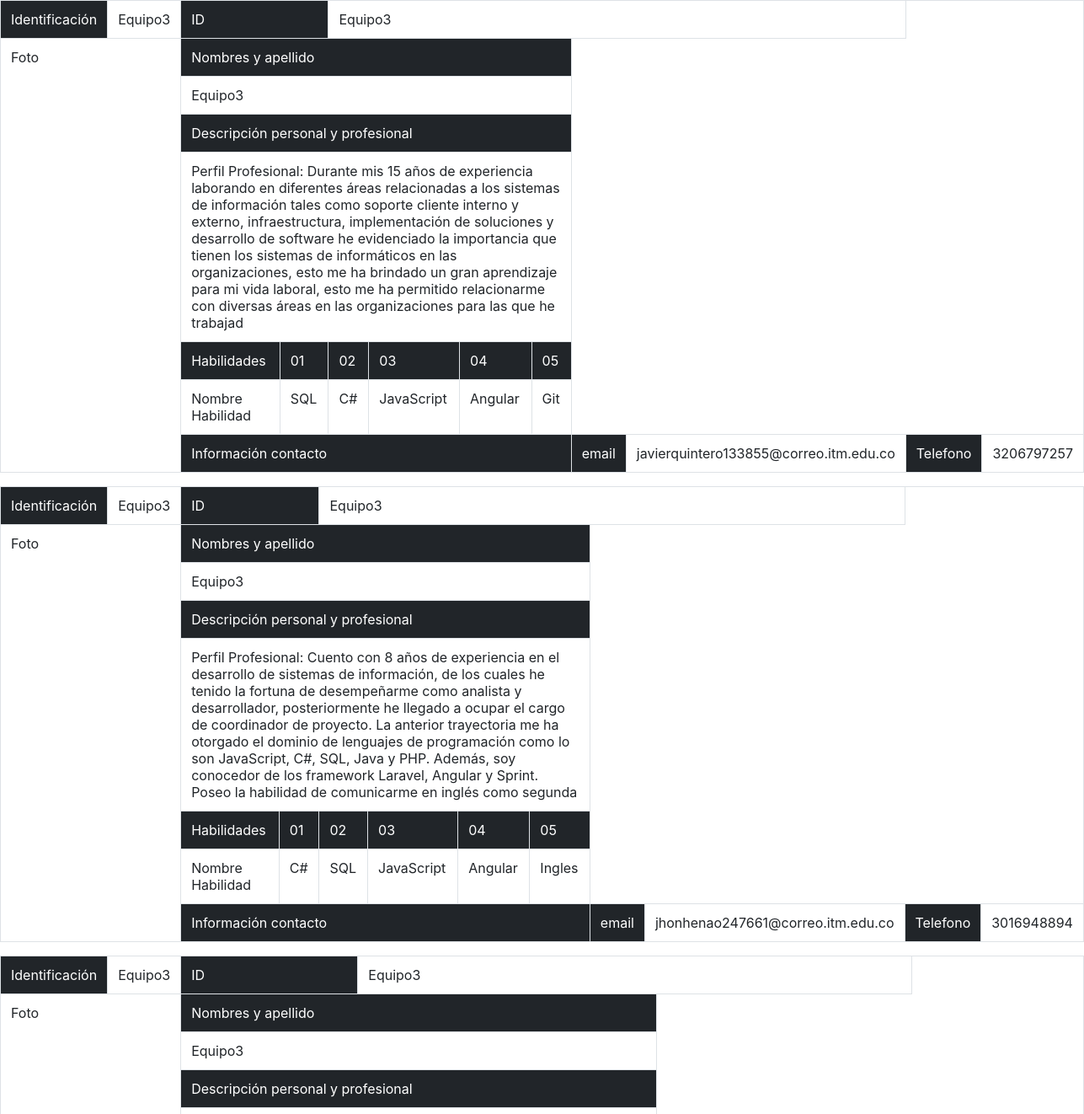
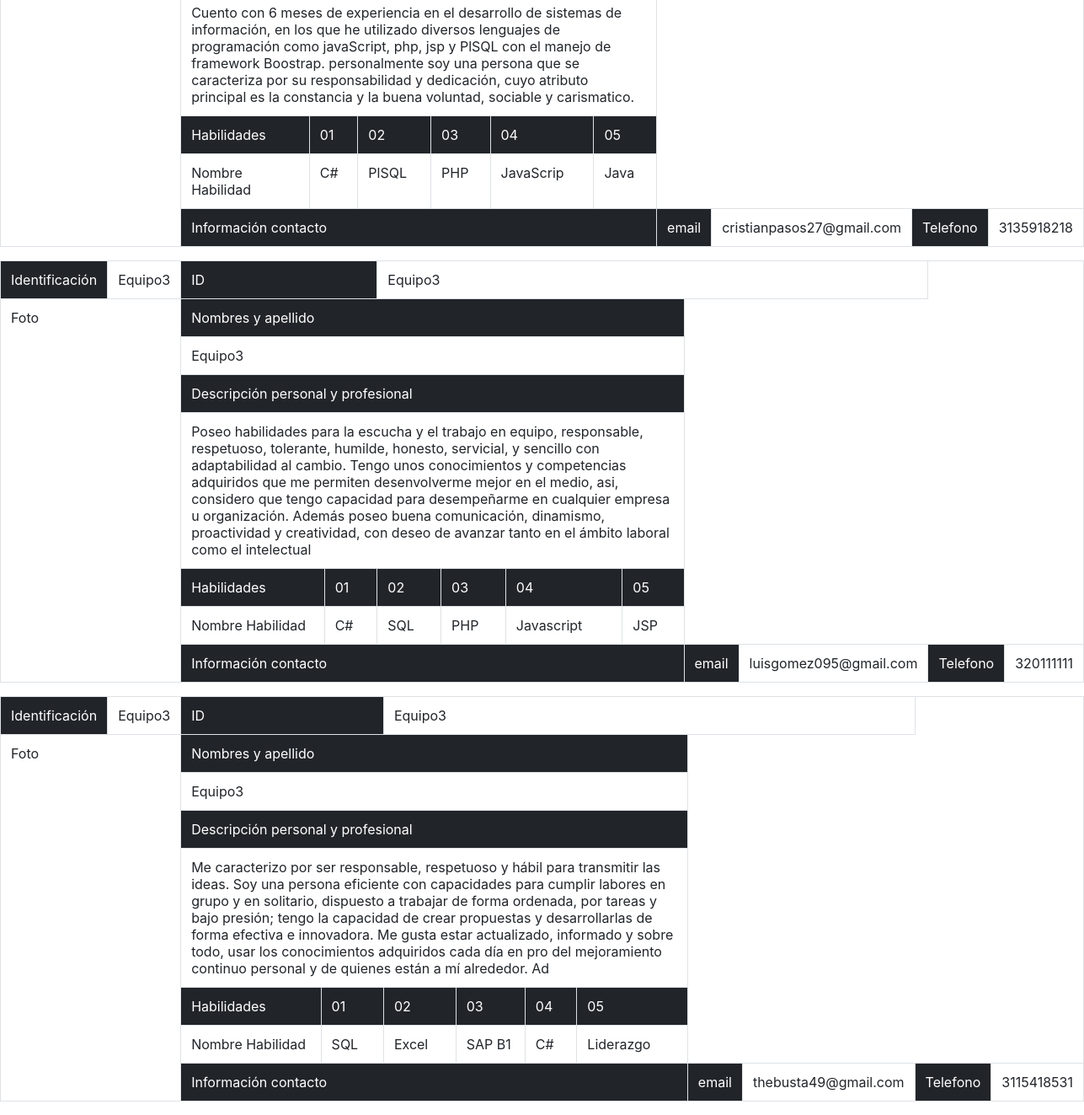
The page /formularios/Integrantes.php on the database its author committed (2 pictures, top to bottom).
### tables this page shows
CREATE TABLE `perfil` (
  `idn` int(11) NOT NULL,
  `nombres` varchar(50) NOT NULL,
  `apellidos` varchar(50) NOT NULL,
  `email` varchar(50) NOT NULL,
  `telefono` varchar(50) NOT NULL,
  `perfil` varchar(500) NOT NULL,
  `habilidad01` varchar(50) NOT NULL,
  `habilidad02` varchar(50) NOT NULL,
  `habilidad03` varchar(50) NOT NULL,
  `habilidad04` varchar(50) NOT NULL,
  `habilidad05` varchar(50) NOT NULL,
  `foto` varchar(50) NOT NULL,
  `idequipo` varchar(10) NOT NULL
);

### clases.php (called while the page is built, shortened)
<?php
class db
{
    private $connect;
    function db_open()
    {
        $this->connect = new mysqli('localhost', 'root', '', 'website201901');
        $this->connect->set_charset('utf8');
    }
    function db_sql($sql)
    {
        $this->result = $this->connect->query($sql);
        return $this->result;
    }
}
?>

### formularios/Integrantes.php (the view, shortened to what this page needs)
<html>
<head>
	<link rel="stylesheet" href="https://stackpath.bootstrapcdn.com/bootstrap/4.1.3/css/bootstrap.min.css">
</head>
<body>
		<?php
			include './clases.php';
        $query = new db();
			$sql = "SELECT * FROM perfil";
			$result = $query->db_sql($sql);
			if($result != null){
				while($fila = $result->fetch_assoc()){
		?>
		<table class="table table-bordered">
		<tr>
			<td class="table-dark">Identificación</td><td><?php echo $fila["idequipo"];?></td><td class="table-dark" colspan="6">ID</td><td colspan="6"><?php echo $fila["idequipo"];?></td>
		</tr>
		<tr>
			<td colspan="6" rowspan="7">Foto</td>
			<td colspan="6" class="table-dark">Nombres y apellido</td>
		</tr>
		<tr>
			<td colspan="6"><?php echo $fila["idequipo"];?></td>
		</tr>
		<tr>
			<td colspan="6" class="table-dark">Descripción personal y profesional</td>
		</tr>
		<tr>
			<td colspan="6"><?php echo $fila["perfil"];?>
			</td>
		</tr>
		<tr>
			<td class="table-dark">Habilidades</td>
			<td class="table-dark">01</td>
			<td class="table-dark">02</td>
			<td class="table-dark">03</td>
			<td class="table-dark">04</td>
			<td class="table-dark">05</td>
		</tr>
		<tr>
			<td>Nombre Habilidad</td>
			<td><?php echo $fila["habilidad01"];?> </td>
			<td><?php echo $fila["habilidad02"];?> </td>
			<td><?php echo $fila["habilidad03"];?> </td>
			<td><?php echo $fila["habilidad04"];?> </td>
			<td><?php echo $fila["habilidad05"];?> </td>
		</tr>
		<tr>
			<td colspan="6" class="table-dark">Información contacto</td>
			<td class="table-dark">email</td>
			<td colspan="3"><?php echo $fila["email"];?> </td>
			<td class="table-dark">Telefono</td>
			<td><?php echo $fila["telefono"];?> </td>
		</tr>
	</table>
	<?php
			}
		}
	?>
</body>
</html>

### rows shown on the page
perfil: idequipo "Equipo3", perfil "Perfil Profesional: Durante mis 15 años de experiencia laborando en diferentes áreas relacionadas a los sistemas de información tales como soporte cliente interno y externo, infraestructura, implementación de soluciones y desarrollo de software he evidenciado la importancia que tienen los sistemas de informáticos en las organizaciones, esto me ha brindado un gran aprendizaje para mi vida laboral, esto me ha permitido relacionarme con diversas áreas en las organizaciones para las que he trabajad", habilidad01 "SQL", habilidad02 "C#", habilidad03 "JavaScript", habilidad04 "Angular", habilidad05 "Git", email "javierquintero133855@correo.itm.edu.co", telefono "3206797257"
perfil: idequipo "Equipo3", perfil "Perfil Profesional: Cuento con 8 años de experiencia en el desarrollo de sistemas de información, de los cuales he tenido la fortuna de desempeñarme como analista y desarrollador, posteriormente he llegado a ocupar el cargo de coordinador de proyecto. La anterior trayectoria me ha otorgado el dominio de lenguajes de programación como lo son JavaScript, C#, SQL, Java y PHP. Además, soy conocedor de los framework Laravel, Angular y Sprint. Poseo la habilidad de comunicarme en inglés como segunda", habilidad01 "C#", habilidad02 "SQL", habilidad03 "JavaScript", habilidad04 "Angular", habilidad05 "Ingles", email "jhonhenao247661@correo.itm.edu.co", telefono "3016948894"
perfil: idequipo "Equipo3", perfil "Cuento con 6 meses de experiencia en el desarrollo de sistemas de información, en los que he utilizado diversos lenguajes de programación como javaScript, php, jsp y PlSQL con el manejo de framework Boostrap. personalmente soy una persona que se caracteriza por su responsabilidad y dedicación, cuyo atributo principal es la constancia y la buena voluntad, sociable y carismatico.", habilidad01 "C#", habilidad02 "PlSQL", habilidad03 "PHP", habilidad04 "JavaScrip", habilidad05 "Java", email "cristianpasos27@gmail.com", telefono "3135918218"
perfil: idequipo "Equipo3", perfil "Poseo habilidades para la escucha y el trabajo en equipo, responsable, respetuoso, tolerante, humilde, honesto, servicial, y sencillo con adaptabilidad al cambio. Tengo unos conocimientos y competencias adquiridos que me permiten desenvolverme mejor en el medio, asi, considero que tengo capacidad para desempeñarme en cualquier empresa u organización. Además poseo buena comunicación, dinamismo, proactividad y creatividad, con deseo de avanzar tanto en el ámbito laboral como el intelectual", habilidad01 "C#", habilidad02 "SQL", habilidad03 "PHP", habilidad04 "Javascript", habilidad05 "JSP", email "luisgomez095@gmail.com", telefono "320111111"
perfil: idequipo "Equipo3", perfil "Me caracterizo por ser responsable, respetuoso y hábil para transmitir las ideas. Soy una persona eficiente con capacidades para cumplir labores en grupo y en solitario, dispuesto a trabajar de forma ordenada, por tareas y bajo presión; tengo la capacidad de crear propuestas y desarrollarlas de forma efectiva e innovadora. Me gusta estar actualizado, informado y sobre todo, usar los conocimientos adquiridos cada día en pro del mejoramiento continuo personal y de quienes están a mí alrededor. Ad", habilidad01 "SQL", habilidad02 "Excel", habilidad03 "SAP B1", habilidad04 "C#", habilidad05 "Liderazgo", email "thebusta49@gmail.com", telefono "3115418531"
